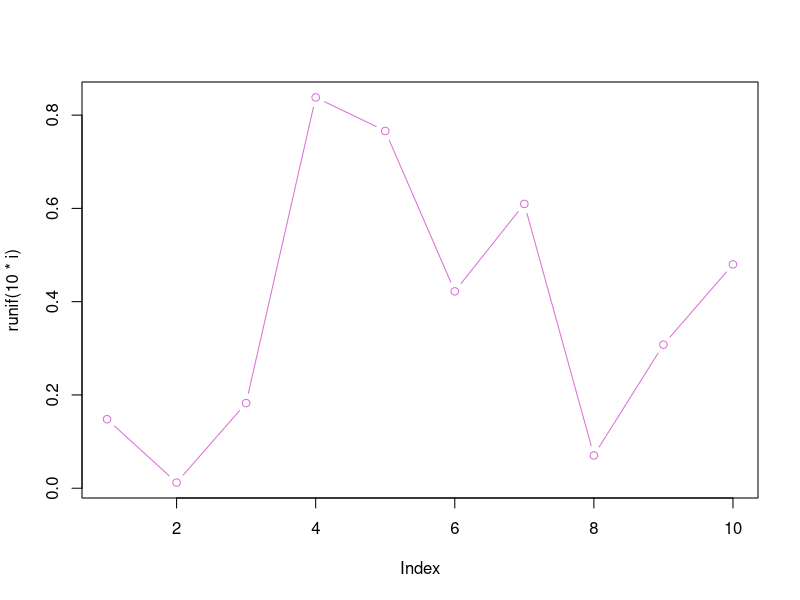
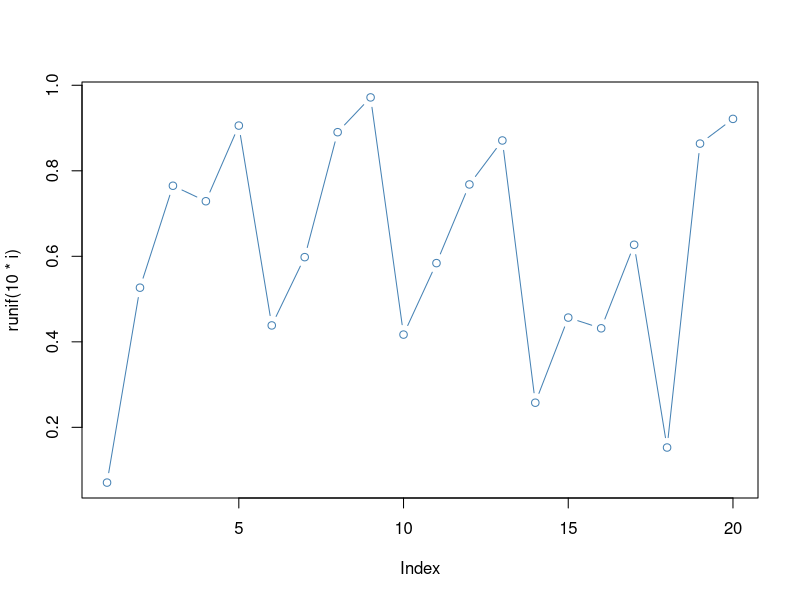
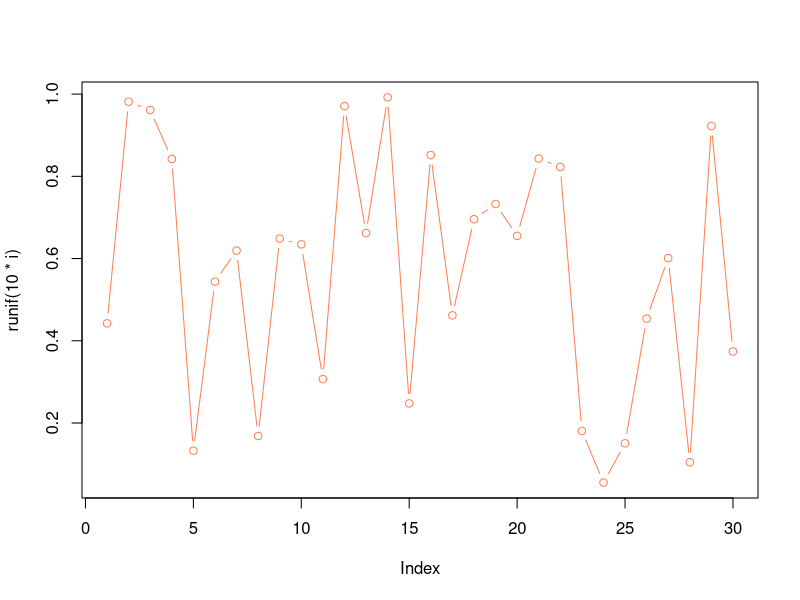
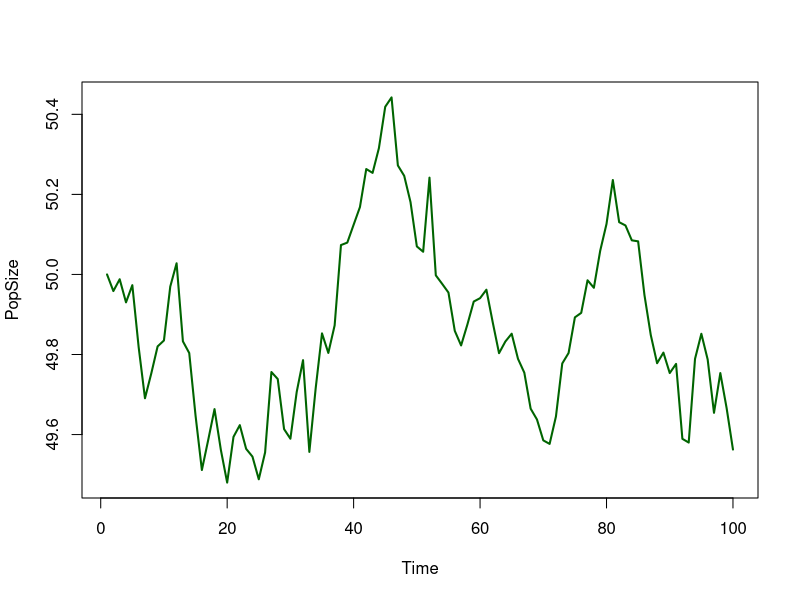
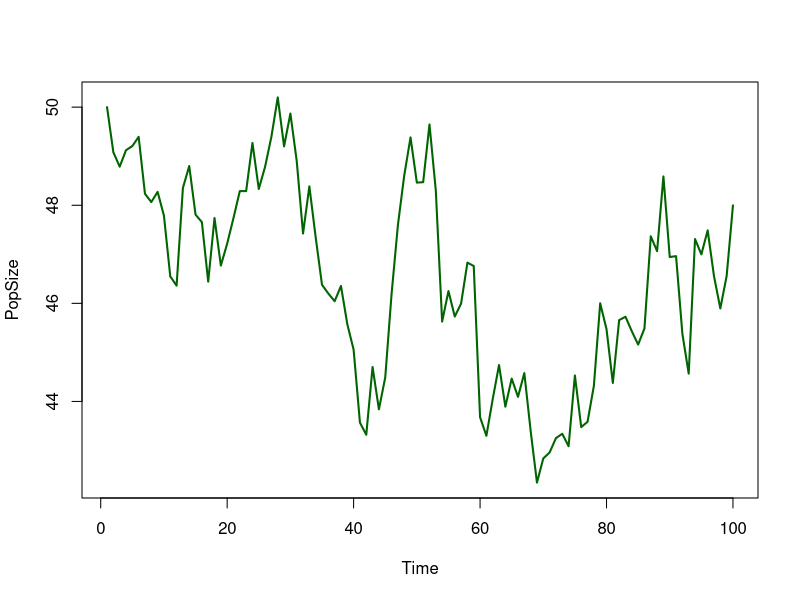
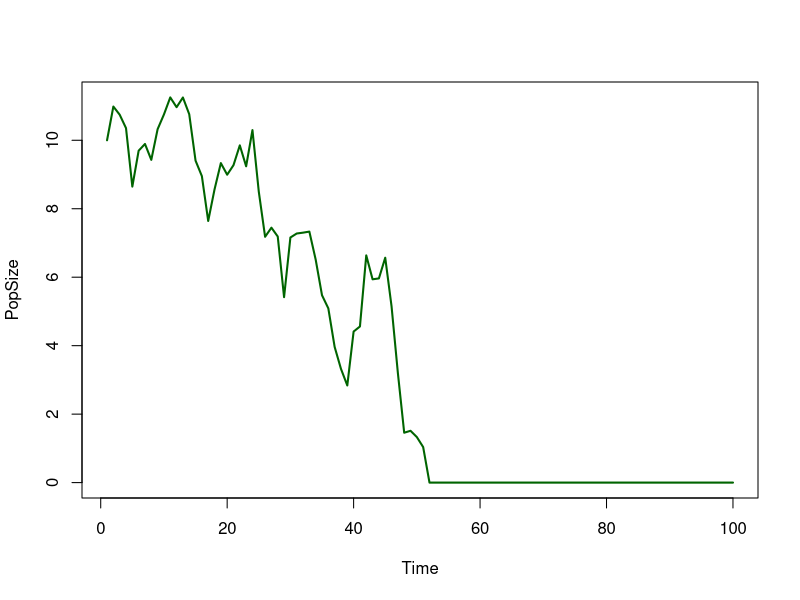

Write R code to recreate these figures, in order.
# Understanding For loops
# 11 February 2016
# NJG

# for (var in seq) { }

# var changes in the loop

for (i in 1:5) {
  cat("i =",i,"\n")
}

# better to set a variable as the endpoint

z <- 5
for (i in 1:z) {
  cat("i=",i," z=",z,"\n")
}

# be careful about the sequence endpoints

for (i in z) {
  cat("i=",i," z=",z,"\n")
}


# be careful about variables inside and outside of the loop and how they are initialized

z <- 5
v1 <- 10
v2 <- 0
for (i in 1:z) {
  v1 <- v1 + i^2
  v2 <- v2*i
  cat("i= ",i," z=",z," v1=",v1," v2=",v2,"\n")
}


# always make the loop variable an integer sequence

# permissible, but very confusing

z <- c(1.1, 4.4, 5.5)
for (i in z) {
  result <- i^2
  cat("i = ",i, "result = ",result," z = ",z,"\n")
}


myvec <- c(1.1, 4.4, 5.5)

for (i in 1:length(myvec)) {
  result <- myvec[i]^2
  cat("i = ",i," result = ",result," length(myvec) = ",length(myvec),"\n")
}
  
# still easy to operate on character strings

mycolors <- c("orchid","steelblue","coral")

for (i in 1:length(mycolors)) {
  plot(runif(10*i),type="b",col=mycolors[i])
}

# A random walk model of population growth!
# Referencing different elements in the vector

# Define 2 global variables
N0 <- 50 #  initial population size
time <- 100 # length of time series

PopSize <- vector(mode="numeric",length=time)
head(PopSize)
PopSize[1] <- N0

for (i in 2:length(PopSize)) {
  PopSize[i] <- PopSize[i - 1] + rnorm(n=1, mean= 0.0, sd=0.1)
}

plot(x=1:length(PopSize),y=PopSize,type="l",xlab="Time",ylab="PopSize",col="darkgreen",lwd=2)

# Bundle In A Function
RandomWalk <- function(N0=50,time=100,mean=0,sd=1){
PopSize <- vector(mode="numeric",length=time)
PopSize[1] <- N0

for (i in 2:length(PopSize)) {
  PopSize[i] <- PopSize[i - 1] + rnorm(n=1, mean= mean, sd=sd)
}

plot(x=1:length(PopSize),y=PopSize,type="l",xlab="Time",ylab="PopSize",col="darkgreen",lwd=2)
}

RandomWalk()

# Use the break function to stop a loop before the end

RandomWalk2 <- function(N0=50,time=100,mean=0,sd=1){
PopSize <- vector(mode="numeric",length=time)
PopSize[1] <- N0

for (i in 2:length(PopSize)) {
  PopSize[i] <- PopSize[i - 1] + rnorm(n=1, mean= mean, sd=sd)
  if (PopSize[i] <= 0) {
    PopSize[i] <- 0
    break
  }
}

plot(x=1:length(PopSize),y=PopSize,type="l",xlab="Time",ylab="PopSize",col="darkgreen",lwd=2)
}
RandomWalk2(N0=10,time=100)

# using a double for loop to traverse a matrix

m <- matrix(1:12,nrow=4,byrow=TRUE)

for (i in 1:nrow(m)) {
  for (j in 1:ncol(m)) {
    z <- runif(1)
    m[i,j] <- m[i,j] + z
  }
}
print(m)

# move the random number outside the inner loop

m <- matrix(1:12,nrow=4,byrow=TRUE)

for (i in 1:nrow(m)) {
    z <- runif(1)
  for (j in 1:ncol(m)) {
    m[i,j] <- m[i,j] + z
  }
}
print(m)

# move the random number outside entire loop

m <- matrix(1:12,nrow=4,byrow=TRUE)
    z <- runif(1)

for (i in 1:nrow(m)) {
  for (j in 1:ncol(m)) {
    m[i,j] <- m[i,j] + z
  }
}
print(m)

# Q: How to fill by columns?
# A: reverse row and column loops
m <- matrix(1:12,nrow=4,byrow=TRUE)

for (i in 1:ncol(m)) {
    z <- runif(1)
  for (j in 1:nrow(m)) {
    m[j,i] <- m[j,i] + z
  }
}
print(m)


# Acting on matrices without for loops

# Add a different random number to each element
m <- matrix(1:12,nrow=4,byrow=TRUE)
m <- m + runif(n=length(m))
print(m)

# Add the same random number to all elements
m <- matrix(1:12,nrow=4,byrow=TRUE)
m <- m + runif(n=1)
print(m)

# Combine for loops and vectorized operations
# Add the same number to each row
m <- matrix(1:12,nrow=4,byrow=TRUE)
for (i in 1:nrow(m)) {
  m[i,] <- m[i,] + runif(1)
}
print(m)

# Add the same number to each column
m <- matrix(1:12,nrow=4,byrow=TRUE)
for (j in 1:ncol(m)) {
  m[,j] <- m[,j] + runif(1)
}
print(m)

